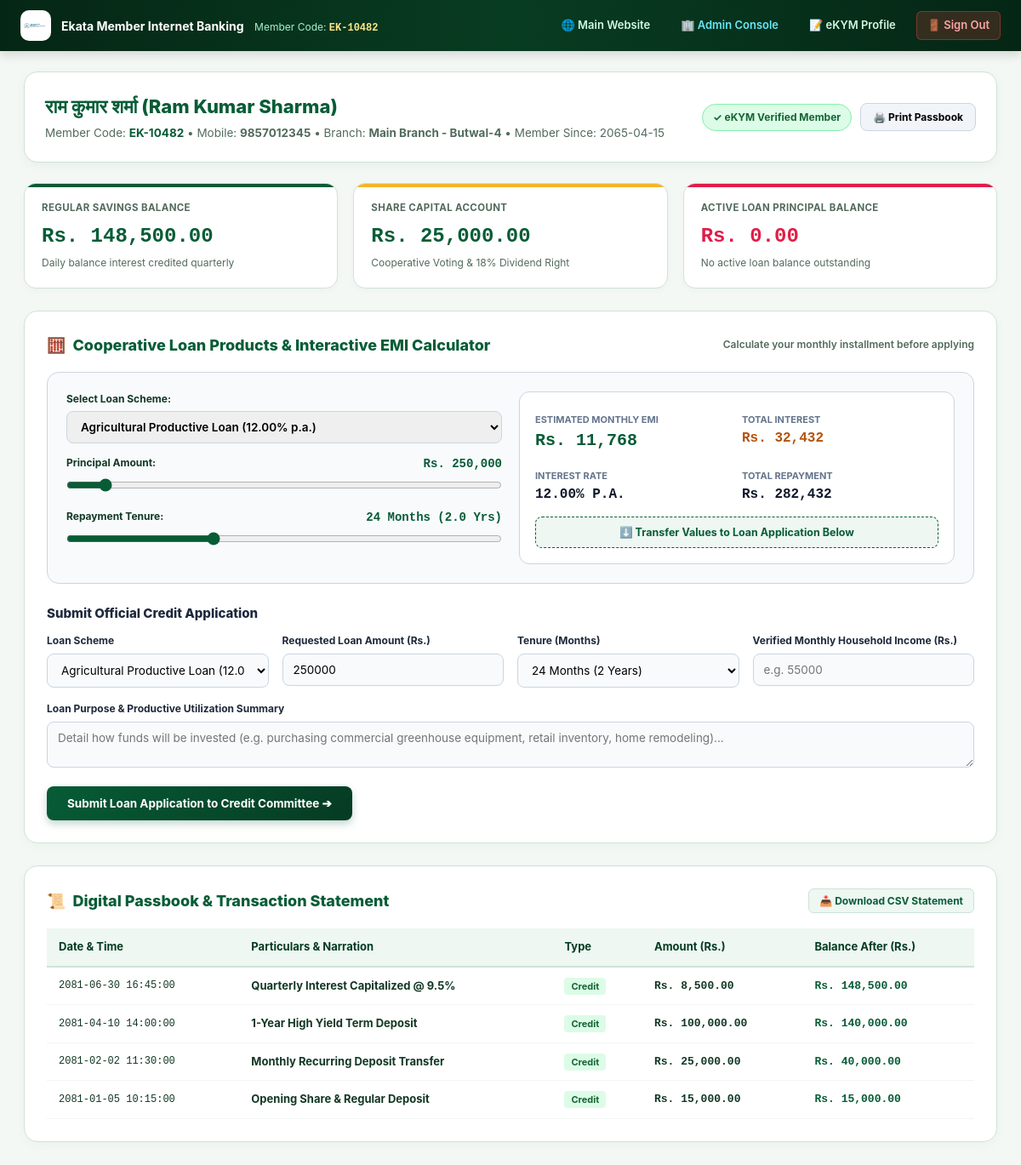
The page /member.php (signed in) on the database its author committed.
### tables this page shows
CREATE TABLE IF NOT EXISTS `members` (
  `id` INT AUTO_INCREMENT PRIMARY KEY,
  `member_code` VARCHAR(30) NOT NULL UNIQUE,
  `full_name` VARCHAR(120) NOT NULL,
  `phone` VARCHAR(20) NOT NULL,
  `pin_hash` VARCHAR(255) NOT NULL,
  `share_amount` DECIMAL(12,2) DEFAULT 0.00,
  `regular_saving_balance` DECIMAL(12,2) DEFAULT 0.00,
  `loan_balance` DECIMAL(12,2) DEFAULT 0.00,
  `kyc_status` VARCHAR(20) DEFAULT 'verified',
  `branch` VARCHAR(50) DEFAULT 'Main Branch - Butwal',
  `joined_date` VARCHAR(30) DEFAULT '2065-04-15',
  `created_at` DATETIME DEFAULT CURRENT_TIMESTAMP,
  `updated_at` DATETIME DEFAULT CURRENT_TIMESTAMP ON UPDATE CURRENT_TIMESTAMP
);

CREATE TABLE IF NOT EXISTS `transactions` (
  `id` INT AUTO_INCREMENT PRIMARY KEY,
  `member_code` VARCHAR(30) NOT NULL,
  `type` VARCHAR(30) NOT NULL,
  `amount` DECIMAL(12,2) NOT NULL,
  `balance_after` DECIMAL(12,2) NOT NULL,
  `particulars` VARCHAR(255) NOT NULL,
  `trans_date` DATETIME DEFAULT CURRENT_TIMESTAMP,
  `created_at` DATETIME DEFAULT CURRENT_TIMESTAMP,
  INDEX `idx_member` (`member_code`)
);

### member.php (the view, shortened to what this page needs)
<?php
$db = Database::getConnection();
$memberCode = $_SESSION['member_code'];
$stmt = $db->prepare("SELECT * FROM members WHERE member_code = ? LIMIT 1");
$stmt->execute([$memberCode]);
$member = $stmt->fetch();
$txStmt = $db->prepare("SELECT * FROM transactions WHERE member_code = ? ORDER BY id DESC LIMIT 25");
$txStmt->execute([$memberCode]);
$transactions = $txStmt->fetchAll();
?>
<!DOCTYPE html>
<html lang="en">
<head>
  <link rel="stylesheet" href="style.css">
</head>
<body>
  <header class="member-topbar">
    <div class="topbar-left">
      <div class="topbar-logo">
        <img src="assets/images/ekata-logo.svg" alt="Logo" onerror="this.src='../assets/images/ekata-logo.svg'">
      </div>
      <div>
        <strong style="font-size: 14px;">Ekata Member Internet Banking</strong>
        <span style="font-size: 12px; color: #a7f3d0; margin-left: 8px;">
          Member Code: <strong style="color: #fde68a; font-family: monospace;"><?= htmlspecialchars($member['member_code']) ?></strong>
        </span>
      </div>
    </div>
    <nav class="topbar-nav">
      <a href="index.php">🌐 Main Website</a>
      <a href="admin.php" style="color: #67e8f9;">🏢 Admin Console</a>
      <a href="ekym.php">📝 eKYM Profile</a>
      <a href="api.php?action=logout" class="btn-logout">🚪 Sign Out</a>
    </nav>
  </header>
  <main class="member-container">
    <div class="profile-card">
      <div class="profile-info">
        <h1><?= htmlspecialchars($member['full_name']) ?></h1>
        <p>
          Member Code: <strong style="color: #075c36;"><?= htmlspecialchars($member['member_code']) ?></strong> •
          Mobile: <strong><?= htmlspecialchars($member['phone']) ?></strong> •
          Branch: <strong><?= htmlspecialchars($member['branch']) ?></strong> •
          Member Since: <?= htmlspecialchars($member['joined_date']) ?>
        </p>
      </div>
      <div style="display: flex; align-items: center; gap: 10px;">
        <span class="badge-ekym">✓ eKYM Verified Member</span>
        <button type="button" onclick="window.print()" style="padding: 8px 14px; background: #f1f5f9; border: 1px solid #cbd5e1; border-radius: 8px; font-size: 12px; font-weight: 700; cursor: pointer;">
          🖨️ Print Passbook
        </button>
      </div>
    </div>
    <div class="balances-grid">
      <div class="balance-card">
        <small>Regular Savings Balance</small>
        <strong>Rs. <?= number_format((float)$member['regular_saving_balance'], 2) ?></strong>
        <span class="balance-sub">Daily balance interest credited quarterly</span>
      </div>
      <div class="balance-card gold">
        <small>Share Capital Account</small>
        <strong>Rs. <?= number_format((float)$member['share_amount'], 2) ?></strong>
        <span class="balance-sub">Cooperative Voting & 18% Dividend Right</span>
      </div>
      <div class="balance-card loan">
        <small>Active Loan Principal Balance</small>
        <strong>Rs. <?= number_format((float)$member['loan_balance'], 2) ?></strong>
        <span class="balance-sub">
          <?= (float)$member['loan_balance'] > 0 ? 'Monthly EMI due on 15th of month' : 'No active loan balance outstanding' ?>
        </span>
      </div>
    </div>
    <div class="content-box">
      <div class="content-header">
        <h2>
          <span>🧮</span>
          <span>Cooperative Loan Products & Interactive EMI Calculator</span>
        </h2>
        <span style="font-size: 12px; color: #526b5c; font-weight: 600;">
          Calculate your monthly installment before applying
        </span>
      </div>
      <div class="dashboard-calc-container">
        <div class="calc-row">
          <div style="display: flex; flex-direction: column; gap: 14px;">
            <div>
              <label style="display: block; font-size: 12px; font-weight: 700; margin-bottom: 5px;">
                Select Loan Scheme:
              </label>
              <select id="dashScheme" style="width: 100%; padding: 9px 12px; border: 1.5px solid #cbd5e1; border-radius: 8px; font-size: 13.5px; font-weight: 600;" onchange="updateDashEmi()">
                <option value="Agricultural Productive Loan" data-rate="12.00" data-max="60">Agricultural Productive Loan (12.00% p.a.)</option>
              </select>
            </div>
            <div>
              <div style="display: flex; justify-content: space-between; font-size: 12px; font-weight: 700; margin-bottom: 4px;">
                <span>Principal Amount:</span>
                <span id="dashPDisp" style="color: #075c36; font-family: monospace; font-size: 14px;">Rs. 2,50,000</span>
              </div>
              <input type="range" id="dashPSlider" min="25000" max="3000000" step="25000" value="250000" style="width: 100%; accent-color: #075c36;" oninput="updateDashEmi()">
            </div>
            <div>
              <div style="display: flex; justify-content: space-between; font-size: 12px; font-weight: 700; margin-bottom: 4px;">
                <span>Repayment Tenure:</span>
                <span id="dashTDisp" style="color: #075c36; font-family: monospace; font-size: 14px;">24 Months (2 Yrs)</span>
              </div>
              <input type="range" id="dashTSlider" min="6" max="60" step="6" value="24" style="width: 100%; accent-color: #075c36;" oninput="updateDashEmi()">
            </div>
          </div>
          <div style="background: #ffffff; border: 1px solid #cbd5e1; border-radius: 12px; padding: 18px; display: flex; flex-direction: column; justify-content: space-between;">
            <div style="display: grid; grid-template-columns: 1fr 1fr; gap: 12px; margin-bottom: 14px;">
              <div>
                <small style="font-size: 11px; color: #64748b; font-weight: 700; text-transform: uppercase;">Estimated Monthly EMI</small>
                <div id="dashEmiVal" style="font-size: 20px; font-weight: 900; color: #075c36; font-family: monospace;">Rs. 11,768</div>
              </div>
              <div>
                <small style="font-size: 11px; color: #64748b; font-weight: 700; text-transform: uppercase;">Total Interest</small>
                <div id="dashIntVal" style="font-size: 16px; font-weight: 800; color: #b45309; font-family: monospace;">Rs. 32,440</div>
              </div>
              <div>
                <small style="font-size: 11px; color: #64748b; font-weight: 700; text-transform: uppercase;">Interest Rate</small>
                <div id="dashRateVal" style="font-size: 16px; font-weight: 800; color: #0f172a; font-family: monospace;">12.00% P.A.</div>
              </div>
              <div>
                <small style="font-size: 11px; color: #64748b; font-weight: 700; text-transform: uppercase;">Total Repayment</small>
                <div id="dashTotalVal" style="font-size: 16px; font-weight: 800; color: #0f172a; font-family: monospace;">Rs. 2,82,440</div>
              </div>
            </div>
            <button type="button" onclick="transferToApplicationForm()" style="width: 100%; padding: 10px; background: #eef7f2; border: 1.5px dashed #075c36; color: #075c36; border-radius: 8px; font-size: 12.5px; font-weight: 700; cursor: pointer; transition: all 0.15s;">
              ⬇️ Transfer Values to Loan Application Below
            </button>
          </div>
        </div>
      </div>
      <h3 style="font-size: 15px; font-weight: 800; color: #1e293b; margin-bottom: 12px;">Submit Official Credit Application</h3>
      <form method="POST" id="loanForm">
        <div class="form-grid">
          <div class="form-item">
            <label for="apply_loan_scheme">Loan Scheme</label>
            <select name="loan_scheme" id="apply_loan_scheme">
              <option value="Agricultural Productive Loan">Agricultural Productive Loan (12.00%)</option>
            </select>
          </div>
          <div class="form-item">
            <label for="apply_amount">Requested Loan Amount (Rs.)</label>
            <input type="number" name="amount" id="apply_amount" min="10000" step="5000" value="250000" required>
          </div>
          <div class="form-item">
            <label for="apply_tenure">Tenure (Months)</label>
            <select name="tenure_months" id="apply_tenure">
              <option value="24" selected>24 Months (2 Years)</option>
            </select>
          </div>
          <div class="form-item">
            <label for="monthly_income">Verified Monthly Household Income (Rs.)</label>
            <input type="number" name="monthly_income" id="monthly_income" placeholder="e.g. 55000" required>
          </div>
        </div>
        <div class="form-item" style="margin-bottom: 16px;">
          <label for="purpose">Loan Purpose & Productive Utilization Summary</label>
          <textarea name="purpose" id="purpose" rows="2" placeholder="Detail how funds will be invested (e.g. purchasing commercial greenhouse equipment, retail inventory, home remodeling)..." required></textarea>
        </div>
        <button type="submit" class="btn-action">
          <span>Submit Loan Application to Credit Committee ➔</span>
        </button>
      </form>
    </div>
    <div class="content-box">
      <div class="content-header">
        <h2>
          <span>📜</span>
          <span>Digital Passbook & Transaction Statement</span>
        </h2>
        <button type="button" onclick="exportPassbookCsv()" style="padding: 6px 12px; background: #eef7f2; border: 1px solid var(--border); color: var(--primary); font-size: 12px; font-weight: 700; border-radius: 6px; cursor: pointer;">
          📥 Download CSV Statement
        </button>
      </div>
      <div style="overflow-x: auto;">
        <table class="data-table" id="txTable">
          <thead>
            <tr>
              <th>Date & Time</th>
              <th>Particulars & Narration</th>
              <th>Type</th>
              <th>Amount (Rs.)</th>
              <th>Balance After (Rs.)</th>
            </tr>
          </thead>
          <tbody>
            <?php if (empty($transactions)): ?>
              <tr>
                <td colspan="5" style="text-align: center; color: #64748b; padding: 24px;">No transactions recorded for this account.</td>
              </tr>
            <?php else: ?>
              <?php foreach ($transactions as $tx): ?>
                <tr>
                  <td style="font-family: monospace; font-size: 12px;"><?= htmlspecialchars($tx['trans_date']) ?></td>
                  <td><strong><?= htmlspecialchars($tx['particulars']) ?></strong></td>
                  <td>
                    <span class="<?= ($tx['type'] === 'Credit' || $tx['type'] === 'CR') ? 'badge-cr' : 'badge-dr' ?>">
                      <?= htmlspecialchars($tx['type']) ?>
                    </span>
                  </td>
                  <td style="font-weight: 800; font-family: monospace;">
                    Rs. <?= number_format((float)$tx['amount'], 2) ?>
                  </td>
                  <td style="color: #075c36; font-weight: 800; font-family: monospace;">
                    Rs. <?= number_format((float)$tx['balance_after'], 2) ?>
                  </td>
                </tr>
              <?php endforeach; ?>
            <?php endif; ?>
          </tbody>
        </table>
      </div>
    </div>
  </main>
</body>
</html>

### style.css (style rules this page uses)
:root { --ekata-green: #087a45; --ekata-green-dark: #075c36; --ekata-green-deep: #063b22; --ekata-green-soft: #eef8f2; --ekata-mint: #edf9f2; --ekata-ink: #102f21; --ekata-muted: #66786e; --ekata-line: #dce9e2; --ekata-gold: #f4b52b; --ekata-gold-hover: #ffc73b; --primary-navy: #075c36; --primary-dark: #052d1b; --coop-gold: #f4b52b; --coop-gold-hover: #ffc73b; --coop-gold-light: #fef9ee; --coop-gold-border: #f7e6b5; --accent-red: #c92a2a; --accent-green: #087a45; --bg-slate: #fbfdfc; --card-bg: #ffffff; --text-main: #102f21; --text-muted: #66786e; --border-color: #dce9e2; --radius-sm: 6px; --radius-md: 10px; --radius-lg: 16px; --shadow-sm: 0 1px 3px rgba(0,0,0,0.06); --shadow-md: 0 4px 14px rgba(6,59,34,0.08); --shadow-lg: 0 12px 30px rgba(6,59,34,0.14); --font-family: 'Inter', 'Noto Sans Devanagari', system-ui, -apple-system, BlinkMacSystemFont, "Segoe UI", Roboto, sans-serif; }
* { box-sizing: border-box; margin: 0; padding: 0; }
body { font-family: var(--font-family); background-color: var(--bg-slate); color: var(--text-main); line-height: 1.6; -webkit-font-smoothing: antialiased; }
a { text-decoration: none; color: inherit; }
button, input, select, textarea { font-family: inherit; }
button { cursor: pointer; }
input[type="range"] { width: 100%; accent-color: var(--coop-gold); }

### rows shown on the page
members: member_code "EK-10482", full_name "राम कुमार शर्मा (Ram Kumar Sharma)", phone "9857012345", branch "Main Branch - Butwal-4", joined_date "2065-04-15", regular_saving_balance "148,500.00", share_amount "25,000.00", loan_balance "0.00"
transactions: trans_date "2081-06-30 16:45:00", particulars "Quarterly Interest Capitalized @ 9.5%", type "Credit", amount "8,500.00", balance_after "148,500.00"
transactions: trans_date "2081-04-10 14:00:00", particulars "1-Year High Yield Term Deposit", type "Credit", amount "100,000.00", balance_after "140,000.00"
transactions: trans_date "2081-02-02 11:30:00", particulars "Monthly Recurring Deposit Transfer", type "Credit", amount "25,000.00", balance_after "40,000.00"
transactions: trans_date "2081-01-05 10:15:00", particulars "Opening Share & Regular Deposit", type "Credit", amount "15,000.00", balance_after "15,000.00"
